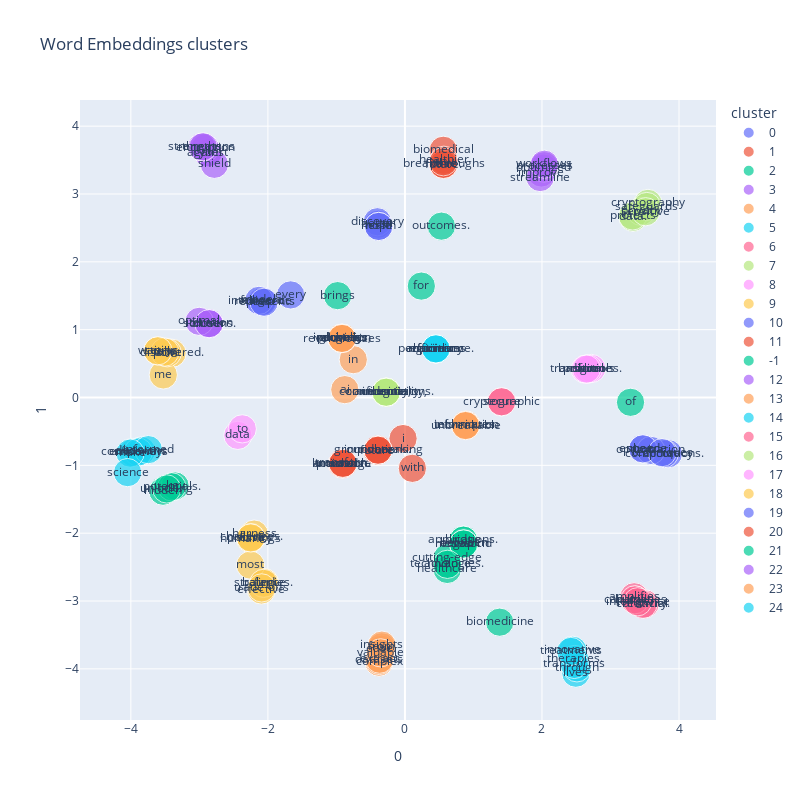

The cell this chart's notebook holds for it:
### Code cell
px.scatter(df_embeddings, x=0, y=1, text='index', width=800, height=800, color='cluster', 
            title='Word Embeddings clusters', size= px.Constant(10))

### Figure 1 — Plotly figure (JSON) as saved in the notebook; plotly's stock layout.template omitted (floating-point values rounded to 4 significant figures)
{"data": [{"hovertemplate": "cluster=0<br>0=%{x}<br>1=%{y}<br>size=%{marker.size}<br>index=%{text}<extra></extra>", "legendgroup": "0", "marker": {"color": "#636efa", "size": [10, 10, 10, 10, 10, 10], "sizemode": "area", "sizeref": 0.025, "symbol": "circle"}, "mode": "markers+text", "name": "0", "orientation": "v", "showlegend": true, "text": ["accuracy", "computations.", "enhance", "optimization", "speed", "techniques"], "type": "scatter", "x": [3.845, 3.785, 3.468, 3.589, 3.473, 3.753], "xaxis": "x", "y": [-0.8286, -0.8268, -0.7552, -0.7799, -0.7576, -0.8123], "yaxis": "y"}, {"hovertemplate": "cluster=1<br>0=%{x}<br>1=%{y}<br>size=%{marker.size}<br>index=%{text}<extra></extra>", "legendgroup": "1", "marker": {"color": "#EF553B", "size": [10, 10, 10, 10, 10, 10], "sizemode": "area", "sizeref": 0.025, "symbol": "circle"}, "mode": "markers+text", "name": "1", "orientation": "v", "showlegend": true, "text": ["actionable", "into", "knowledge", "precision.", "raw", "transform"], "type": "scatter", "x": [-0.912, -0.9128, -0.9128, -0.9079, -0.9075, -0.905], "xaxis": "x", "y": [-0.977, -0.9763, -0.9809, -0.9763, -0.9754, -0.969], "yaxis": "y"}, {"hovertemplate": "cluster=2<br>0=%{x}<br>1=%{y}<br>size=%{marker.size}<br>index=%{text}<extra></extra>", "legendgroup": "2", "marker": {"color": "#00cc96", "size": [10, 10, 10, 10, 10, 10, 10, 10, 10, 10], "sizemode": "area", "sizeref": 0.025, "symbol": "circle"}, "mode": "markers+text", "name": "2", "orientation": "v", "showlegend": true, "text": ["advance", "applications.", "between", "bridge", "cutting-edge", "gap", "healthcare", "real-world", "research", "technologies."], "type": "scatter", "x": [0.6188, 0.8533, 0.8565, 0.8535, 0.619, 0.8586, 0.6175, 0.8581, 0.8555, 0.6197], "xaxis": "x", "y": [-2.46, -2.102, -2.143, -2.103, -2.361, -2.163, -2.535, -2.158, -2.159, -2.459], "yaxis": "y"}, {"hovertemplate": "cluster=3<br>0=%{x}<br>1=%{y}<br>size=%{marker.size}<br>index=%{text}<extra></extra>", "legendgroup": "3", "marker": {"color": "#ab63fa", "size": [10, 10, 10, 10, 10, 10], "sizemode": "area", "sizeref": 0.025, "symbol": "circle"}, "mode": "markers+text", "name": "3", "orientation": "v", "showlegend": true, "text": ["against", "cyber", "encryption", "shield", "strengthens", "threats."], "type": "scatter", "x": [-2.876, -2.873, -2.917, -2.781, -2.965, -2.945], "xaxis": "x", "y": [3.612, 3.605, 3.679, 3.438, 3.693, 3.696], "yaxis": "y"}, {"hovertemplate": "cluster=4<br>0=%{x}<br>1=%{y}<br>size=%{marker.size}<br>index=%{text}<extra></extra>", "legendgroup": "4", "marker": {"color": "#FFA15A", "size": [10, 10, 10, 10, 10, 10, 10, 10], "sizemode": "area", "sizeref": 0.025, "symbol": "circle"}, "mode": "markers+text", "name": "4", "orientation": "v", "showlegend": true, "text": ["ai", "driving", "globally.", "in", "industries,", "innovation", "progress", "revolutionizes"], "type": "scatter", "x": [-0.8776, -0.9151, -0.9164, -0.7539, -0.9217, -0.9148, -0.9223, -0.9176], "xaxis": "x", "y": [0.1158, 0.8709, 0.8704, 0.5578, 0.8721, 0.872, 0.8755, 0.8696], "yaxis": "y"}, {"hovertemplate": "cluster=5<br>0=%{x}<br>1=%{y}<br>size=%{marker.size}<br>index=%{text}<extra></extra>", "legendgroup": "5", "marker": {"color": "#19d3f3", "size": [10, 10, 10, 10, 10], "sizemode": "area", "sizeref": 0.025, "symbol": "circle"}, "mode": "markers+text", "name": "5", "orientation": "v", "showlegend": true, "text": ["algorithms", "efficiency", "maximum", "optimize", "performance."], "type": "scatter", "x": [0.4493, 0.4547, 0.4517, 0.4531, 0.4523], "xaxis": "x", "y": [0.7196, 0.7154, 0.7161, 0.7163, 0.717], "yaxis": "y"}, {"hovertemplate": "cluster=6<br>0=%{x}<br>1=%{y}<br>size=%{marker.size}<br>index=%{text}<extra></extra>", "legendgroup": "6", "marker": {"color": "#FF6692", "size": [10, 10, 10, 10, 10, 10], "sizemode": "area", "sizeref": 0.025, "symbol": "circle"}, "mode": "markers+text", "name": "6", "orientation": "v", "showlegend": true, "text": ["amplifies", "artificial", "capabilities", "creativity.", "human", "intelligence"], "type": "scatter", "x": [3.345, 3.504, 3.367, 3.472, 3.353, 3.396], "xaxis": "x", "y": [-2.937, -3.041, -2.987, -3.05, -2.982, -3.011], "yaxis": "y"}, {"hovertemplate": "cluster=7<br>0=%{x}<br>1=%{y}<br>size=%{marker.size}<br>index=%{text}<extra></extra>", "legendgroup": "7", "marker": {"color": "#B6E880", "size": [10, 10, 10, 10, 10], "sizemode": "area", "sizeref": 0.025, "symbol": "circle"}, "mode": "markers+text", "name": "7", "orientation": "v", "showlegend": true, "text": ["authenticity", "communications.", "confidentiality,", "ensure", "integrity,"], "type": "scatter", "x": [-0.273, -0.2689, -0.2741, -0.2759, -0.2736], "xaxis": "x", "y": [0.07793, 0.07719, 0.08152, 0.07586, 0.07845], "yaxis": "y"}, {"hovertemplate": "cluster=8<br>0=%{x}<br>1=%{y}<br>size=%{marker.size}<br>index=%{text}<extra></extra>", "legendgroup": "8", "marker": {"color": "#FF97FF", "size": [10, 10, 10, 10, 10], "sizemode": "area", "sizeref": 0.025, "symbol": "circle"}, "mode": "markers+text", "name": "8", "orientation": "v", "showlegend": true, "text": ["backbone", "digital", "form", "protocols", "transactions."], "type": "scatter", "x": [2.631, 2.656, 2.724, 2.679, 2.647], "xaxis": "x", "y": [0.4149, 0.418, 0.4276, 0.4211, 0.4192], "yaxis": "y"}, {"hovertemplate": "cluster=9<br>0=%{x}<br>1=%{y}<br>size=%{marker.size}<br>index=%{text}<extra></extra>", "legendgroup": "9", "marker": {"color": "#FECB52", "size": [10, 10, 10, 10, 10, 10, 10, 10, 10, 10, 10], "sizemode": "area", "sizeref": 0.025, "symbol": "circle"}, "mode": "markers+text", "name": "9", "orientation": "v", "showlegend": true, "text": ["balance", "challenges.", "effective", "find", "harness", "humanity's", "most", "pressing", "solve", "strategies.", "trade-offs"], "type": "scatter", "x": [-2.05, -2.237, -2.094, -2.052, -2.2, -2.254, -2.254, -2.249, -2.25, -2.063, -2.091], "xaxis": "x", "y": [-2.732, -2.054, -2.838, -2.729, -2.014, -2.082, -2.471, -2.065, -2.071, -2.741, -2.806], "yaxis": "y"}, {"hovertemplate": "cluster=10<br>0=%{x}<br>1=%{y}<br>size=%{marker.size}<br>index=%{text}<extra></extra>", "legendgroup": "10", "marker": {"color": "#636efa", "size": [10, 10, 10, 10], "sizemode": "area", "sizeref": 0.025, "symbol": "circle"}, "mode": "markers+text", "name": "10", "orientation": "v", "showlegend": true, "text": ["better", "discovery", "health", "hope"], "type": "scatter", "x": [-0.3899, -0.4026, -0.3816, -0.384], "xaxis": "x", "y": [2.554, 2.591, 2.522, 2.521], "yaxis": "y"}, {"hovertemplate": "cluster=11<br>0=%{x}<br>1=%{y}<br>size=%{marker.size}<br>index=%{text}<extra></extra>", "legendgroup": "11", "marker": {"color": "#EF553B", "size": [10, 10, 10, 10, 10, 10], "sizemode": "area", "sizeref": 0.025, "symbol": "circle"}, "mode": "markers+text", "name": "11", "orientation": "v", "showlegend": true, "text": ["biomedical", "breakthroughs", "future.", "healthier", "pave", "way"], "type": "scatter", "x": [0.5598, 0.5656, 0.5648, 0.5678, 0.5612, 0.5618], "xaxis": "x", "y": [3.644, 3.446, 3.432, 3.497, 3.437, 3.475], "yaxis": "y"}, {"hovertemplate": "cluster=-1<br>0=%{x}<br>1=%{y}<br>size=%{marker.size}<br>index=%{text}<extra></extra>", "legendgroup": "-1", "marker": {"color": "#00cc96", "size": [10, 10, 10, 10, 10], "sizemode": "area", "sizeref": 0.025, "symbol": "circle"}, "mode": "markers+text", "name": "-1", "orientation": "v", "showlegend": true, "text": ["biomedicine", "brings", "for", "of", "outcomes."], "type": "scatter", "x": [1.383, -0.9821, 0.2394, 3.292, 0.5324], "xaxis": "x", "y": [-3.312, 1.502, 1.642, -0.07085, 2.526], "yaxis": "y"}, {"hovertemplate": "cluster=12<br>0=%{x}<br>1=%{y}<br>size=%{marker.size}<br>index=%{text}<extra></extra>", "legendgroup": "12", "marker": {"color": "#ab63fa", "size": [10, 10, 10, 10], "sizemode": "area", "sizeref": 0.025, "symbol": "circle"}, "mode": "markers+text", "name": "12", "orientation": "v", "showlegend": true, "text": ["closer", "iteration", "optimal", "solutions."], "type": "scatter", "x": [-2.853, -2.857, -3.003, -2.859], "xaxis": "x", "y": [1.089, 1.091, 1.123, 1.088], "yaxis": "y"}, {"hovertemplate": "cluster=13<br>0=%{x}<br>1=%{y}<br>size=%{marker.size}<br>index=%{text}<extra></extra>", "legendgroup": "13", "marker": {"color": "#FFA15A", "size": [10, 10, 10, 10, 10, 10, 10], "sizemode": "area", "sizeref": 0.025, "symbol": "circle"}, "mode": "markers+text", "name": "13", "orientation": "v", "showlegend": true, "text": ["complex", "datasets", "ease.", "extract", "from", "insights", "valuable"], "type": "scatter", "x": [-0.3784, -0.3746, -0.3443, -0.3699, -0.3378, -0.3362, -0.3555], "xaxis": "x", "y": [-3.902, -3.877, -3.711, -3.857, -3.676, -3.65, -3.764], "yaxis": "y"}, {"hovertemplate": "cluster=14<br>0=%{x}<br>1=%{y}<br>size=%{marker.size}<br>index=%{text}<extra></extra>", "legendgroup": "14", "marker": {"color": "#19d3f3", "size": [10, 10, 10, 10, 10, 10], "sizemode": "area", "sizeref": 0.025, "symbol": "circle"}, "mode": "markers+text", "name": "14", "orientation": "v", "showlegend": true, "text": ["confidently.", "decisions", "empowers", "informed", "make", "science"], "type": "scatter", "x": [-3.97, -3.845, -3.892, -3.744, -4.011, -4.047], "xaxis": "x", "y": [-0.8101, -0.7858, -0.8042, -0.7683, -0.8199, -1.107], "yaxis": "y"}, {"hovertemplate": "cluster=15<br>0=%{x}<br>1=%{y}<br>size=%{marker.size}<br>index=%{text}<extra></extra>", "legendgroup": "15", "marker": {"color": "#FF6692", "size": [10, 10], "sizemode": "area", "sizeref": 0.025, "symbol": "circle"}, "mode": "markers+text", "name": "15", "orientation": "v", "showlegend": true, "text": ["cryptographic", "secure"], "type": "scatter", "x": [1.407, 1.412], "xaxis": "x", "y": [-0.06412, -0.06304], "yaxis": "y"}, {"hovertemplate": "cluster=16<br>0=%{x}<br>1=%{y}<br>size=%{marker.size}<br>index=%{text}<extra></extra>", "legendgroup": "16", "marker": {"color": "#B6E880", "size": [10, 10, 10, 10, 10, 10], "sizemode": "area", "sizeref": 0.025, "symbol": "circle"}, "mode": "markers+text", "name": "16", "orientation": "v", "showlegend": true, "text": ["cryptography", "data.", "privacy", "protects", "safeguards", "sensitive"], "type": "scatter", "x": [3.547, 3.329, 3.444, 3.322, 3.531, 3.514], "xaxis": "x", "y": [2.861, 2.655, 2.744, 2.677, 2.816, 2.738], "yaxis": "y"}, {"hovertemplate": "cluster=17<br>0=%{x}<br>1=%{y}<br>size=%{marker.size}<br>index=%{text}<extra></extra>", "legendgroup": "17", "marker": {"color": "#FF97FF", "size": [10, 10], "sizemode": "area", "sizeref": 0.025, "symbol": "circle"}, "mode": "markers+text", "name": "17", "orientation": "v", "showlegend": true, "text": ["data", "to"], "type": "scatter", "x": [-2.439, -2.374], "xaxis": "x", "y": [-0.5581, -0.462], "yaxis": "y"}, {"hovertemplate": "cluster=18<br>0=%{x}<br>1=%{y}<br>size=%{marker.size}<br>index=%{text}<extra></extra>", "legendgroup": "18", "marker": {"color": "#FECB52", "size": [10, 10, 10, 10, 10, 10], "sizemode": "area", "sizeref": 0.025, "symbol": "circle"}, "mode": "markers+text", "name": "18", "orientation": "v", "showlegend": true, "text": ["discovered.", "me", "point", "story", "tells", "waiting"], "type": "scatter", "x": [-3.4, -3.527, -3.469, -3.607, -3.505, -3.606], "xaxis": "x", "y": [0.6523, 0.3332, 0.6591, 0.6854, 0.6703, 0.6889], "yaxis": "y"}, {"hovertemplate": "cluster=19<br>0=%{x}<br>1=%{y}<br>size=%{marker.size}<br>index=%{text}<extra></extra>", "legendgroup": "19", "marker": {"color": "#636efa", "size": [10, 10, 10, 10, 10, 10], "sizemode": "area", "sizeref": 0.025, "symbol": "circle"}, "mode": "markers+text", "name": "19", "orientation": "v", "showlegend": true, "text": ["every", "forward", "intelligence.", "leap", "model", "represents"], "type": "scatter", "x": [-1.667, -2.092, -2.094, -2.079, -2.131, -2.056], "xaxis": "x", "y": [1.512, 1.42, 1.416, 1.413, 1.432, 1.404], "yaxis": "y"}, {"hovertemplate": "cluster=20<br>0=%{x}<br>1=%{y}<br>size=%{marker.size}<br>index=%{text}<extra></extra>", "legendgroup": "20", "marker": {"color": "#EF553B", "size": [10, 10, 10, 10, 10, 10], "sizemode": "area", "sizeref": 0.025, "symbol": "circle"}, "mode": "markers+text", "name": "20", "orientation": "v", "showlegend": true, "text": ["future", "groundbreaking", "i", "innovations.", "pioneer", "with"], "type": "scatter", "x": [-0.4036, -0.3928, -0.0275, -0.394, -0.3927, 0.1086], "xaxis": "x", "y": [-0.7882, -0.7695, -0.6052, -0.7758, -0.777, -1.044], "yaxis": "y"}, {"hovertemplate": "cluster=21<br>0=%{x}<br>1=%{y}<br>size=%{marker.size}<br>index=%{text}<extra></extra>", "legendgroup": "21", "marker": {"color": "#00cc96", "size": [10, 10, 10, 10], "sizemode": "area", "sizeref": 0.025, "symbol": "circle"}, "mode": "markers+text", "name": "21", "orientation": "v", "showlegend": true, "text": ["hidden", "key", "potentials.", "unlocking"], "type": "scatter", "x": [-3.531, -3.355, -3.404, -3.477], "xaxis": "x", "y": [-1.381, -1.304, -1.317, -1.348], "yaxis": "y"}, {"hovertemplate": "cluster=22<br>0=%{x}<br>1=%{y}<br>size=%{marker.size}<br>index=%{text}<extra></extra>", "legendgroup": "22", "marker": {"color": "#ab63fa", "size": [10, 10, 10, 10, 10], "sizemode": "area", "sizeref": 0.025, "symbol": "circle"}, "mode": "markers+text", "name": "22", "orientation": "v", "showlegend": true, "text": ["improve", "optimized", "processes", "streamline", "workflows"], "type": "scatter", "x": [1.99, 2.027, 2.032, 1.973, 2.035], "xaxis": "x", "y": [3.309, 3.381, 3.417, 3.243, 3.439], "yaxis": "y"}, {"hovertemplate": "cluster=23<br>0=%{x}<br>1=%{y}<br>size=%{marker.size}<br>index=%{text}<extra></extra>", "legendgroup": "23", "marker": {"color": "#FFA15A", "size": [10, 10, 10], "sizemode": "area", "sizeref": 0.025, "symbol": "circle"}, "mode": "markers+text", "name": "23", "orientation": "v", "showlegend": true, "text": ["information", "techniques.", "unbreakable"], "type": "scatter", "x": [0.8932, 0.8858, 0.8848], "xaxis": "x", "y": [-0.4052, -0.4098, -0.4149], "yaxis": "y"}, {"hovertemplate": "cluster=24<br>0=%{x}<br>1=%{y}<br>size=%{marker.size}<br>index=%{text}<extra></extra>", "legendgroup": "24", "marker": {"color": "#19d3f3", "size": [10, 10, 10, 10, 10, 10], "sizemode": "area", "sizeref": 0.025, "symbol": "circle"}, "mode": "markers+text", "name": "24", "orientation": "v", "showlegend": true, "text": ["innovative", "lives", "therapies.", "through", "transforms", "treatments"], "type": "scatter", "x": [2.45, 2.494, 2.478, 2.511, 2.471, 2.421], "xaxis": "x", "y": [-3.726, -4.064, -3.862, -3.985, -3.935, -3.743], "yaxis": "y"}], "layout": {"height": 800, "legend": {"itemsizing": "constant", "title": {"text": "cluster"}, "tracegroupgap": 0}, "title": {"text": "Word Embeddings clusters"}, "width": 800, "xaxis": {"anchor": "y", "domain": [0, 1], "title": {"text": "0"}}, "yaxis": {"anchor": "x", "domain": [0, 1], "title": {"text": "1"}}}}
